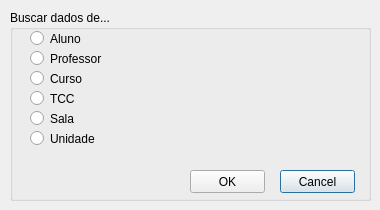
<?xml version="1.0" encoding="UTF-8"?>
<ui version="4.0">
 <class>dialog_buscar</class>
 <widget class="QDialog" name="dialog_buscar">
  <property name="geometry">
   <rect>
    <x>0</x>
    <y>0</y>
    <width>380</width>
    <height>210</height>
   </rect>
  </property>
  <property name="minimumSize">
   <size>
    <width>380</width>
    <height>210</height>
   </size>
  </property>
  <property name="maximumSize">
   <size>
    <width>380</width>
    <height>210</height>
   </size>
  </property>
  <property name="windowTitle">
   <string>Dialog</string>
  </property>
  <widget class="QGroupBox" name="groupBox">
   <property name="geometry">
    <rect>
     <x>10</x>
     <y>10</y>
     <width>361</width>
     <height>191</height>
    </rect>
   </property>
   <property name="title">
    <string>Buscar dados de...</string>
   </property>
   <widget class="QRadioButton" name="radioButton">
    <property name="geometry">
     <rect>
      <x>20</x>
      <y>20</y>
      <width>82</width>
      <height>17</height>
     </rect>
    </property>
    <property name="text">
     <string>Aluno</string>
    </property>
   </widget>
   <widget class="QRadioButton" name="radioButton_2">
    <property name="geometry">
     <rect>
      <x>20</x>
      <y>40</y>
      <width>82</width>
      <height>17</height>
     </rect>
    </property>
    <property name="text">
     <string>Professor</string>
    </property>
   </widget>
   <widget class="QRadioButton" name="radioButton_3">
    <property name="geometry">
     <rect>
      <x>20</x>
      <y>60</y>
      <width>82</width>
      <height>17</height>
     </rect>
    </property>
    <property name="text">
     <string>Curso</string>
    </property>
   </widget>
   <widget class="QRadioButton" name="radioButton_4">
    <property name="geometry">
     <rect>
      <x>20</x>
      <y>80</y>
      <width>82</width>
      <height>17</height>
     </rect>
    </property>
    <property name="text">
     <string>TCC</string>
    </property>
   </widget>
   <widget class="QRadioButton" name="radioButton_5">
    <property name="geometry">
     <rect>
      <x>20</x>
      <y>100</y>
      <width>82</width>
      <height>17</height>
     </rect>
    </property>
    <property name="text">
     <string>Sala</string>
    </property>
   </widget>
   <widget class="QRadioButton" name="radioButton_6">
    <property name="geometry">
     <rect>
      <x>20</x>
      <y>120</y>
      <width>82</width>
      <height>17</height>
     </rect>
    </property>
    <property name="text">
     <string>Unidade</string>
    </property>
   </widget>
   <widget class="QPushButton" name="pushButton">
    <property name="geometry">
     <rect>
      <x>270</x>
      <y>160</y>
      <width>75</width>
      <height>23</height>
     </rect>
    </property>
    <property name="text">
     <string>Cancel</string>
    </property>
   </widget>
   <widget class="QPushButton" name="pushButton_2">
    <property name="geometry">
     <rect>
      <x>180</x>
      <y>160</y>
      <width>75</width>
      <height>23</height>
     </rect>
    </property>
    <property name="text">
     <string>OK</string>
    </property>
   </widget>
  </widget>
  <widget class="QLabel" name="label">
   <property name="geometry">
    <rect>
     <x>0</x>
     <y>0</y>
     <width>380</width>
     <height>210</height>
    </rect>
   </property>
   <property name="minimumSize">
    <size>
     <width>380</width>
     <height>210</height>
    </size>
   </property>
   <property name="maximumSize">
    <size>
     <width>380</width>
     <height>210</height>
    </size>
   </property>
   <property name="styleSheet">
    <string notr="true">background-image: url(:/resources/resources/background.jpg);</string>
   </property>
   <property name="text">
    <string/>
   </property>
  </widget>
  <zorder>label</zorder>
  <zorder>groupBox</zorder>
 </widget>
 <resources/>
 <connections>
  <connection>
   <sender>pushButton</sender>
   <signal>clicked()</signal>
   <receiver>dialog_buscar</receiver>
   <slot>close()</slot>
   <hints>
    <hint type="sourcelabel">
     <x>308</x>
     <y>183</y>
    </hint>
    <hint type="destinationlabel">
     <x>189</x>
     <y>104</y>
    </hint>
   </hints>
  </connection>
 </connections>
</ui>
